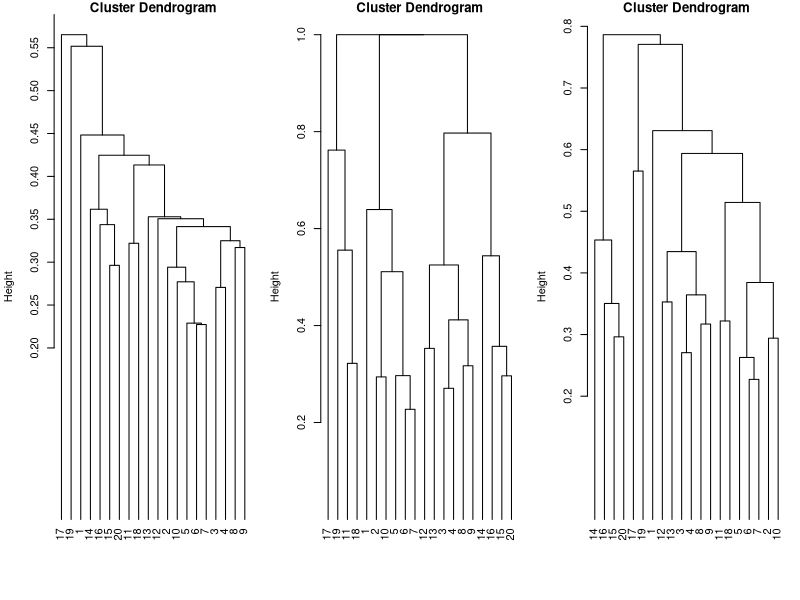
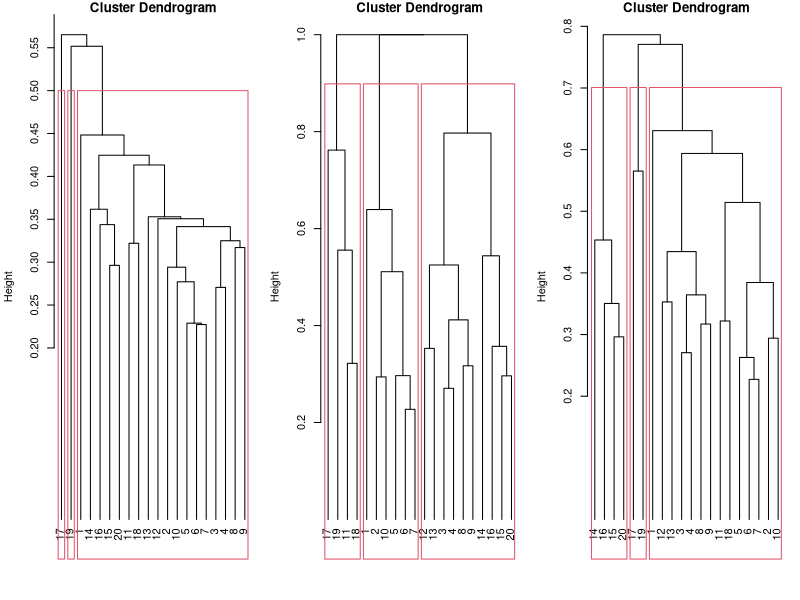
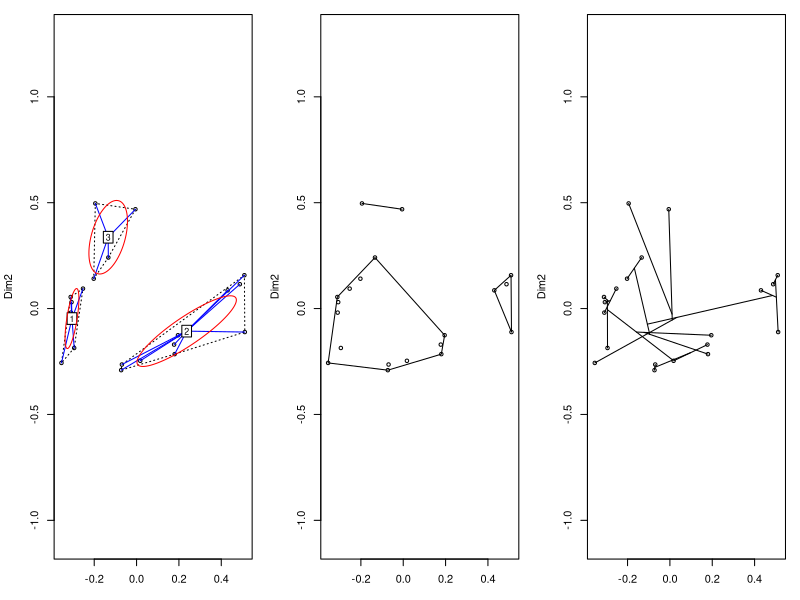
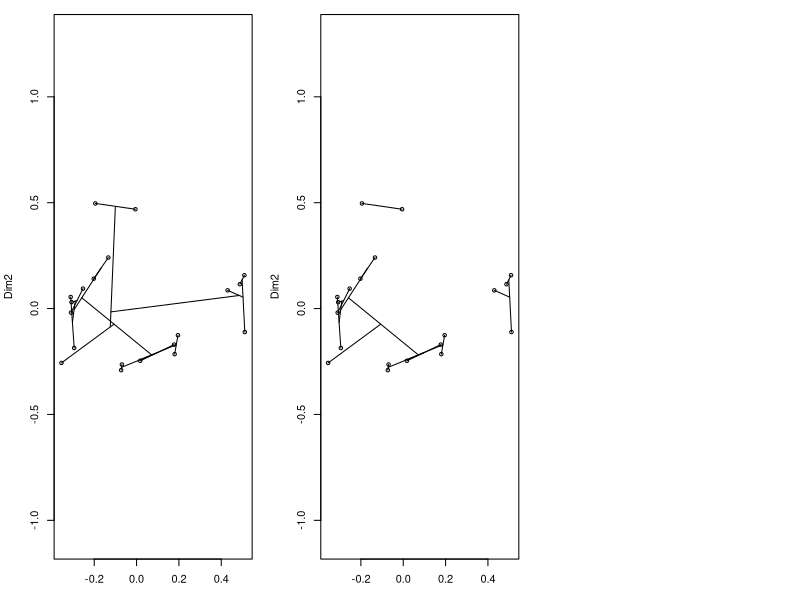
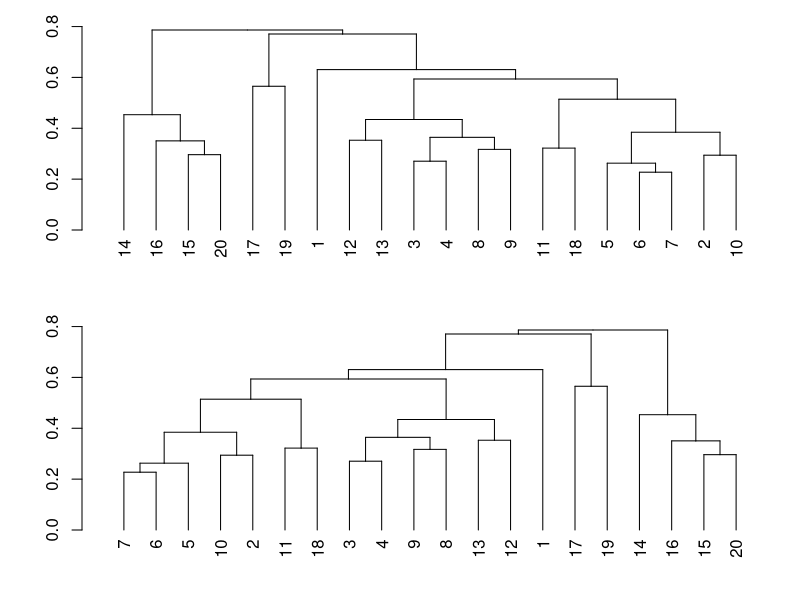
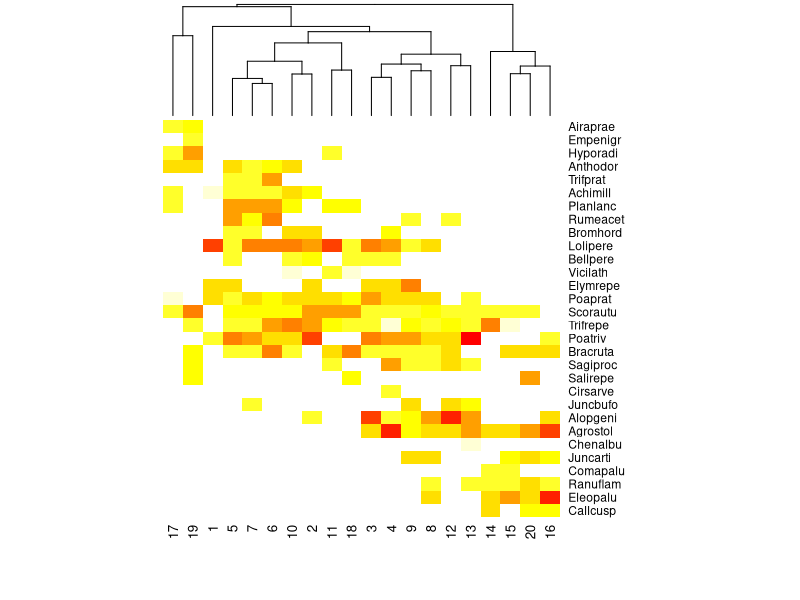
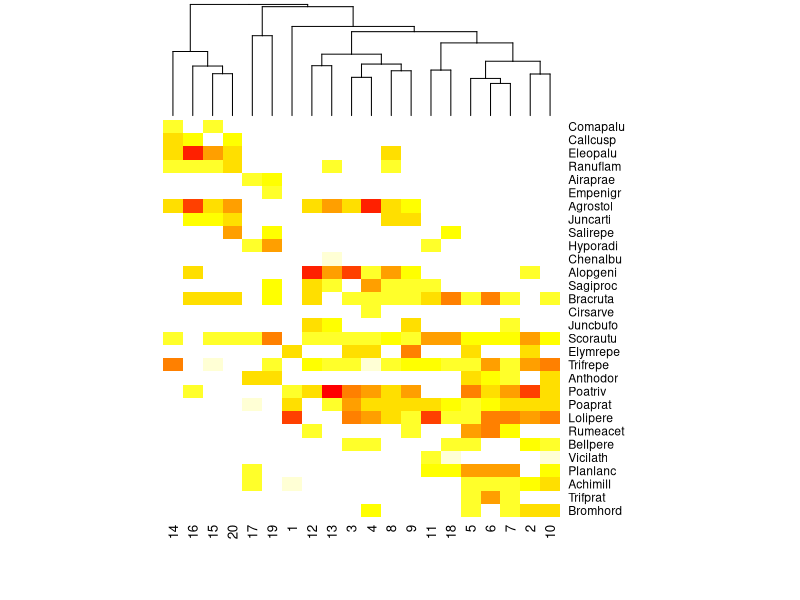
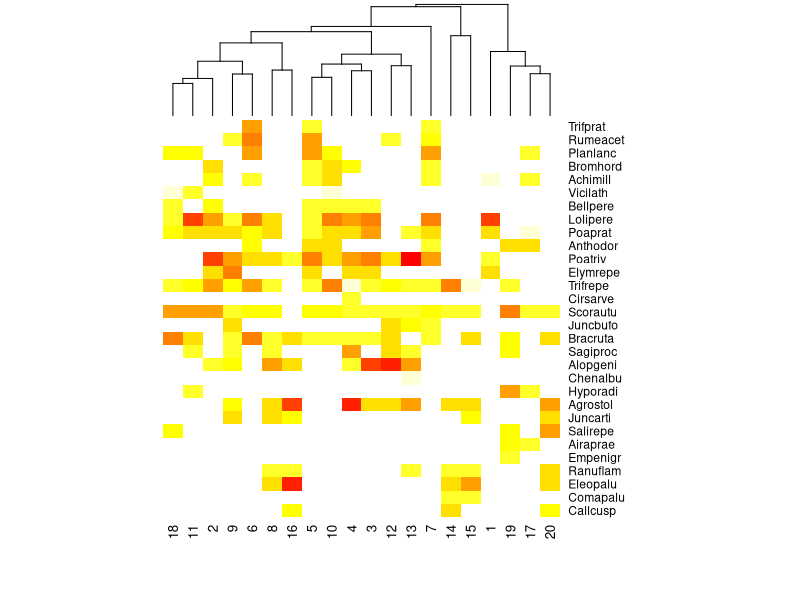

These charts were generated, in order, by the following R code:
library(vegan)
data(dune)
d<-vegdist(dune)

par(mfrow=c(1,3))
par(mar=c(3,4,1,1)+.1)

csin <- hclust(d, method="single")
plot(csin, hang=-1)

ccom <- hclust(d, method="complete")
plot(ccom, hang=-1)
caver <- hclust(d, method="aver")
plot(caver, hang=-1)

vegemite(dune, caver)

plot(csin, hang=-1)
rect.hclust(csin, 3)
plot(ccom, hang=-1)
rect.hclust(ccom, 3)
plot(caver, hang=-1)
rect.hclust(caver, 3)

cl <- cutree(ccom, 3)

table(cl)

table(cl, cutree(csin, 3))
table(cl, cutree(caver, 3))

ord <- cmdscale(d)
ordiplot(ord)

ordihull(ord, cl, lty=3)
ordispider(ord, cl, col="blue", label=TRUE)
ordiellipse(ord, cl, col="red")

ordiplot(ord, dis="si")
ordihull(ord, cutree(caver, 3))
ordiplot(ord, dis="si")
ordicluster(ord, csin)

ordiplot(ord, dis="si")
ordicluster(ord, caver)
ordiplot(ord, dis="si")
ordicluster(ord, caver, prune=2)

den <- as.dendrogram(caver)
x <- scores(ord, display = "sites", choices = 1)
oden <- reorder(den, x)

par(mfrow=c(2,1))
par(mar=c(3,4,1,1)+.1)
plot(den)
plot(oden)
par(mfrow=c(1,1))

vegemite(dune, oden)

tabasco(dune, caver)
tabasco(dune, caver, Rowv = FALSE)
tabasco(dune, oden, Rowv = FALSE)

mst <- spantree(d)

ordiplot(ord, dis="si")
lines(mst, ord)

plot(mst, type="t")

plot(d, cophenetic(csin), asp=1)
abline(0, 1)
plot(d, cophenetic(ccom), asp=1)
abline(0, 1)
plot(d, cophenetic(caver), asp=1)
abline(0, 1)

cor(d, cophenetic(csin))
cor(d, cophenetic(ccom))
cor(d, cophenetic(caver))

data(dune.env)
cl <- factor(cl)
Moist <- with(dune.env, as.numeric(as.character(Moisture)))
with(dune.env, as.numeric(Moisture))

anova(lm(Moist ~ cl))
anova(rda(Moist ~  cl))
with(dune.env, table(cl, Management))